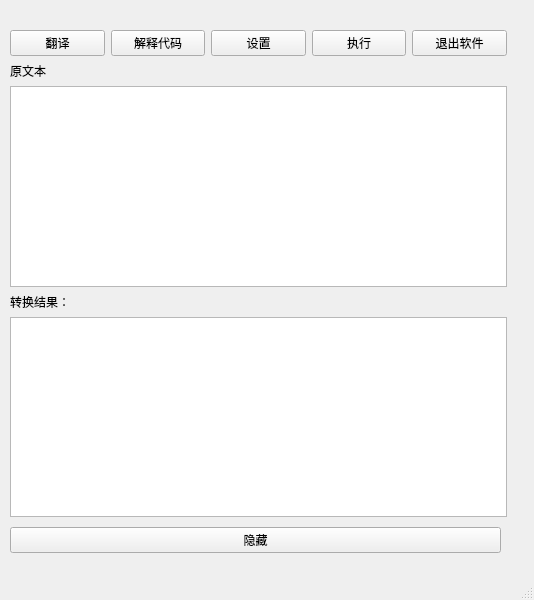
<?xml version="1.0" encoding="UTF-8"?>
<ui version="4.0">
 <class>MainWindow</class>
 <widget class="QMainWindow" name="MainWindow">
  <property name="geometry">
   <rect>
    <x>0</x>
    <y>0</y>
    <width>534</width>
    <height>600</height>
   </rect>
  </property>
  <property name="windowTitle">
   <string>MainWindow</string>
  </property>
  <widget class="QWidget" name="centralwidget">
   <widget class="QWidget" name="verticalLayoutWidget">
    <property name="geometry">
     <rect>
      <x>10</x>
      <y>30</y>
      <width>497</width>
      <height>487</height>
     </rect>
    </property>
    <layout class="QVBoxLayout" name="verticalLayout_3">
     <item>
      <layout class="QHBoxLayout" name="horizontalLayout_2">
       <item>
        <widget class="QPushButton" name="translate_2">
         <property name="text">
          <string>翻译</string>
         </property>
        </widget>
       </item>
       <item>
        <widget class="QPushButton" name="pushButton_3">
         <property name="text">
          <string>解释代码</string>
         </property>
        </widget>
       </item>
       <item>
        <widget class="QPushButton" name="pushButton_4">
         <property name="text">
          <string>设置</string>
         </property>
        </widget>
       </item>
       <item>
        <widget class="QPushButton" name="action_button_2">
         <property name="text">
          <string>执行</string>
         </property>
        </widget>
       </item>
       <item>
        <widget class="QPushButton" name="close_button_2">
         <property name="text">
          <string>退出软件</string>
         </property>
        </widget>
       </item>
      </layout>
     </item>
     <item>
      <layout class="QVBoxLayout" name="verticalLayout_4">
       <item>
        <widget class="QLabel" name="label_3">
         <property name="text">
          <string>原文本</string>
         </property>
        </widget>
       </item>
       <item>
        <widget class="QTextEdit" name="i_2"/>
       </item>
       <item>
        <widget class="QLabel" name="label_4">
         <property name="text">
          <string>转换结果：</string>
         </property>
        </widget>
       </item>
       <item>
        <widget class="QTextEdit" name="out_put_text_2"/>
       </item>
      </layout>
     </item>
    </layout>
   </widget>
   <widget class="QWidget" name="horizontalLayoutWidget">
    <property name="geometry">
     <rect>
      <x>10</x>
      <y>520</y>
      <width>491</width>
      <height>41</height>
     </rect>
    </property>
    <layout class="QHBoxLayout" name="horizontalLayout">
     <item>
      <widget class="QPushButton" name="pushButton">
       <property name="text">
        <string>隐藏</string>
       </property>
      </widget>
     </item>
    </layout>
   </widget>
  </widget>
  <widget class="QMenuBar" name="menubar">
   <property name="geometry">
    <rect>
     <x>0</x>
     <y>0</y>
     <width>534</width>
     <height>26</height>
    </rect>
   </property>
  </widget>
  <widget class="QStatusBar" name="statusbar"/>
 </widget>
 <resources/>
 <connections/>
</ui>
